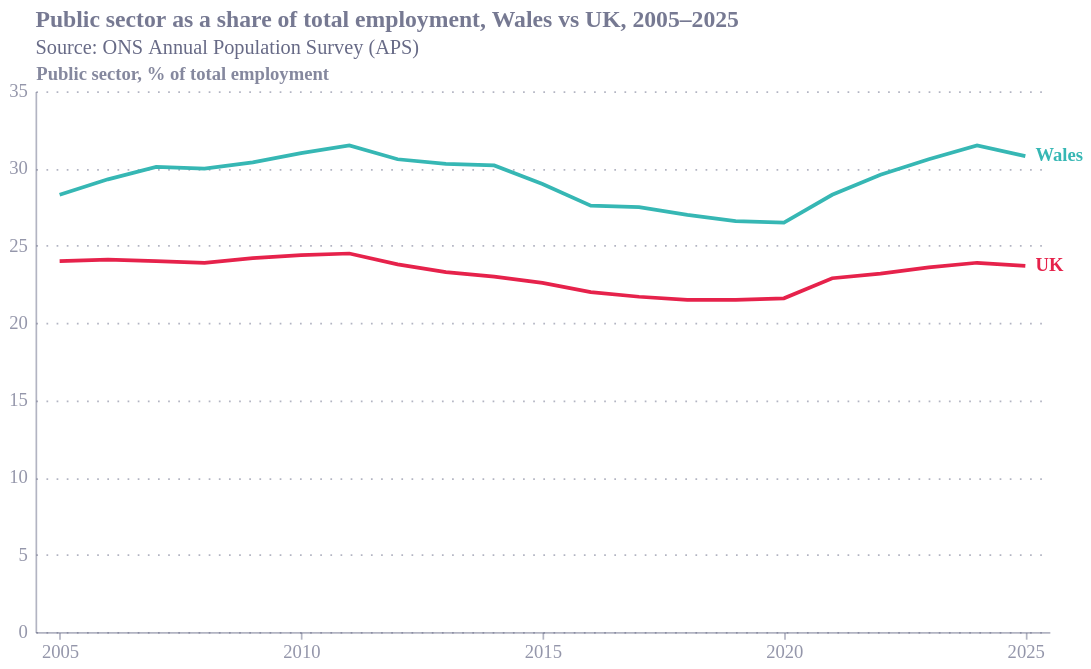

The notebook cell saved with this chart:
### Code cell
import pandas as pd
import altair as alt
from ecostyles import EcoStyles

styles = EcoStyles()
styles.register_and_enable_theme()

# Public sector as % of all in employment (ONS APS), Wales vs UK, 2005–2025.
# Values read off gov.wales Figure 6 (the Welsh APS series is not separately
# published for confidentiality, so these are transcribed from the figure).
# CHECK against the figure before use. Endpoints are firm: 2025 Wales 30.5, UK 23.6.
years = list(range(2005, 2026))
wales = [28.3, 29.3, 30.1, 30.0, 30.4, 31.0, 31.5, 30.6, 30.3, 30.2, 29.0,
         27.6, 27.5, 27.0, 26.6, 26.5, 28.3, 29.6, 30.6, 31.5, 30.8]
uk    = [24.0, 24.1, 24.0, 23.9, 24.2, 24.4, 24.5, 23.8, 23.3, 23.0, 22.6,
         22.0, 21.7, 21.5, 21.5, 21.6, 22.9, 23.2, 23.6, 23.9, 23.7]

df = pd.concat([
    pd.DataFrame({"year": years, "pct": wales, "place": "Wales"}),
    pd.DataFrame({"year": years, "pct": uk,    "place": "UK"}),
], ignore_index=True)

color = alt.Color("place:N",
    scale=alt.Scale(domain=["Wales", "UK"]), legend=None)

lines = alt.Chart(df).mark_line(strokeWidth=2.2).encode(
    x=alt.X("year:O", title=None,
            axis=alt.Axis(values=[2005, 2010, 2015, 2020, 2025], labelAngle=0)),
    y=alt.Y("pct:Q", title="Public sector, % of total employment",
            scale=alt.Scale(domain=[0, 35])),
    color=color, detail="place:N")

labels = alt.Chart(df).transform_filter(alt.datum.year == 2025).mark_text(
    align="left", dx=6, fontWeight="bold").encode(
    x="year:O", y="pct:Q", text="place:N", color=color)

chart = (lines + labels).properties(
    width=600, height=320,
    title=alt.Title(
        text="Public sector as a share of total employment, Wales vs UK, 2005–2025",
        anchor="start",
        subtitle="Source: ONS Annual Population Survey (APS)",
        subtitleColor="#676A86"),
)

styles.save(chart, path=".", name="public_sector_share", svg=True)
chart.save("public_sector_share.png", scale_factor=2)
chart

### Figure 1 — Vega-Lite specification as saved in the notebook (floating-point values rounded to 4 significant figures)
{"config": {"font": "Circular Std", "text": {"color": "#676A86", "align": "left", "baseline": "middle", "dx": 7, "dy": 0, "fontSize": 11}, "view": {"stroke": null, "continuousWidth": 400, "continuousHeight": 300, "discreteWidth": 400, "discreteHeight": 300}, "range": {"category": ["#36B7B4", "#E6224B", "#F4C245", "#0063AF", "#00A767", "#179FDB", "#EB5C2E"], "diverging": ["#E6224B", "#E54753", "#C9C9C9", "#179FDB", "#122B39"], "heatmap": ["#C9C9C9", "#179FDB", "#0063AF", "#122B39"], "ordinal": ["#00A767", "#36B7B4", "#179FDB", "#0063AF", "#243B5A"]}, "bar": {"color": "#179fdb"}, "line": {"color": "#e6224b"}, "rule": {"color": "#676A86"}, "area": {"opacity": 0.3}, "point": {"filled": true, "size": 80, "color": "#e6224b", "opacity": 0.95}, "geoshape": {"stroke": "white", "strokeWidth": 0.3}, "rect": {"fill": "#d6d4d4", "opacity": 0.3}, "axis": {"labelColor": "#676A86", "labelFontSize": 11, "labelFont": "Circular Std", "labelOpacity": 0.7, "tickColor": "#676A86", "tickOpacity": 0.5, "domainColor": "#676A86", "domainOpacity": 0.5, "gridColor": "#676A86", "gridDash": [2, 2], "gridOpacity": 0.5, "title": null, "titleColor": "#676A86", "titleOpacity": 0.8, "tickSize": 4}, "axisXDiscrete": {"grid": false, "labelAngle": 0, "tickCount": 10, "tickOpacity": 0.5, "title": null}, "axisYDiscrete": {"ticks": false, "labelPadding": 5}, "axisXTemporal": {"grid": false, "ticks": true}, "axisXQuantitative": {"grid": true}, "axisYQuantitative": {"gridColor": "#676A86", "gridDash": [1, 5], "gridOpacity": 0.5, "ticks": false, "labelPadding": 5, "tickCount": 8, "titleAngle": 0, "titleAlign": "left", "titleBaseline": "bottom", "titleX": 0, "titleY": -5}, "title": {"color": "#676A86E6", "subtitleColor": "#676A86", "font": "Circular Std", "subtitleFont": "Circular Std", "anchor": "start", "fontSize": 14, "subtitleFontSize": 12, "subtitlePadding": 4, "offset": 0, "frame": "group"}, "legend": {"titleColor": "#122b39", "title": null, "labelColor": "#122b39", "labelFontSize": 11}}, "layer": [{"mark": {"type": "line", "strokeWidth": 2.2}, "encoding": {"color": {"field": "place", "legend": null, "scale": {"domain": ["Wales", "UK"]}, "type": "nominal"}, "detail": {"field": "place", "type": "nominal"}, "x": {"axis": {"labelAngle": 0, "values": [2005, 2010, 2015, 2020, 2025]}, "field": "year", "title": null, "type": "ordinal"}, "y": {"field": "pct", "scale": {"domain": [0, 35]}, "title": "Public sector, % of total employment", "type": "quantitative"}}}, {"mark": {"type": "text", "align": "left", "dx": 6, "fontWeight": "bold"}, "encoding": {"color": {"field": "place", "legend": null, "scale": {"domain": ["Wales", "UK"]}, "type": "nominal"}, "text": {"field": "place", "type": "nominal"}, "x": {"field": "year", "type": "ordinal"}, "y": {"field": "pct", "type": "quantitative"}}, "transform": [{"filter": "(datum.year === 2025)"}]}], "data": {"name": "data-0856d4d685a1570611b41c17de36edc7"}, "height": 320, "title": {"text": "Public sector as a share of total employment, Wales vs UK, 2005–2025", "anchor": "start", "subtitle": "Source: ONS Annual Population Survey (APS)", "subtitleColor": "#676A86"}, "width": 600, "$schema": "https://vega.github.io/schema/vega-lite/v6.4.1.json", "datasets": {"data-0856d4d685a1570611b41c17de36edc7": [{"year": 2005, "pct": 28.3, "place": "Wales"}, {"year": 2006, "pct": 29.3, "place": "Wales"}, {"year": 2007, "pct": 30.1, "place": "Wales"}, {"year": 2008, "pct": 30.0, "place": "Wales"}, {"year": 2009, "pct": 30.4, "place": "Wales"}, {"year": 2010, "pct": 31.0, "place": "Wales"}, {"year": 2011, "pct": 31.5, "place": "Wales"}, {"year": 2012, "pct": 30.6, "place": "Wales"}, {"year": 2013, "pct": 30.3, "place": "Wales"}, {"year": 2014, "pct": 30.2, "place": "Wales"}, {"year": 2015, "pct": 29.0, "place": "Wales"}, {"year": 2016, "pct": 27.6, "place": "Wales"}, {"year": 2017, "pct": 27.5, "place": "Wales"}, {"year": 2018, "pct": 27.0, "place": "Wales"}, {"year": 2019, "pct": 26.6, "place": "Wales"}, {"year": 2020, "pct": 26.5, "place": "Wales"}, {"year": 2021, "pct": 28.3, "place": "Wales"}, {"year": 2022, "pct": 29.6, "place": "Wales"}, {"year": 2023, "pct": 30.6, "place": "Wales"}, {"year": 2024, "pct": 31.5, "place": "Wales"}, {"year": 2025, "pct": 30.8, "place": "Wales"}, {"year": 2005, "pct": 24.0, "place": "UK"}, {"year": 2006, "pct": 24.1, "place": "UK"}, {"year": 2007, "pct": 24.0, "place": "UK"}, {"year": 2008, "pct": 23.9, "place": "UK"}, {"year": 2009, "pct": 24.2, "place": "UK"}, {"year": 2010, "pct": 24.4, "place": "UK"}, {"year": 2011, "pct": 24.5, "place": "UK"}, {"year": 2012, "pct": 23.8, "place": "UK"}, {"year": 2013, "pct": 23.3, "place": "UK"}, {"year": 2014, "pct": 23.0, "place": "UK"}, {"year": 2015, "pct": 22.6, "place": "UK"}, {"year": 2016, "pct": 22.0, "place": "UK"}, {"year": 2017, "pct": 21.7, "place": "UK"}, {"year": 2018, "pct": 21.5, "place": "UK"}, {"year": 2019, "pct": 21.5, "place": "UK"}, {"year": 2020, "pct": 21.6, "place": "UK"}, {"year": 2021, "pct": 22.9, "place": "UK"}, {"year": 2022, "pct": 23.2, "place": "UK"}, {"year": 2023, "pct": 23.6, "place": "UK"}, {"year": 2024, "pct": 23.9, "place": "UK"}, {"year": 2025, "pct": 23.7, "place": "UK"}]}}
